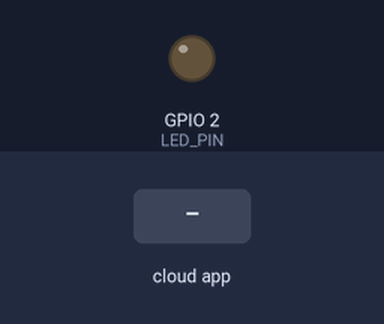
This program was run on a simulated ESP32. Parts: output pins drawn as LEDs (lit = HIGH). The test bench sets the inputs (shaded band). WiFi joins after 1.5 s; servers stay silent unless stated; random numbers use the default seed unless the program sets one; the Firebase database answers and starts empty; what the program prints to the serial monitor is not drawn.

Above: at 2.7 s.
2.8 s: the phone or cloud app sets ledOn to 1
At 8.0 s:
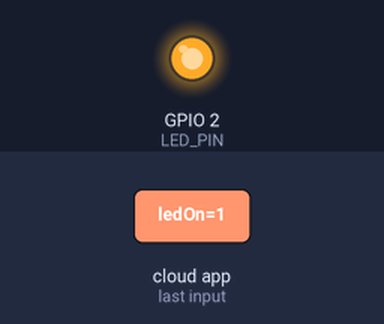
8.3 s: the phone or cloud app sets ledOn to 0
At 12.1 s:
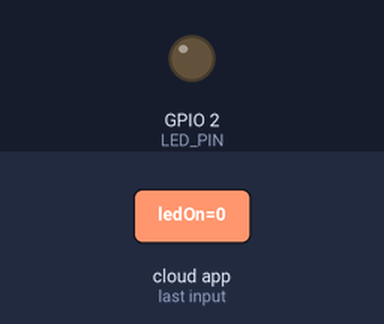
Timing chart, 0 to 13.6 s (numbered marks = the images above; inputs shaded):
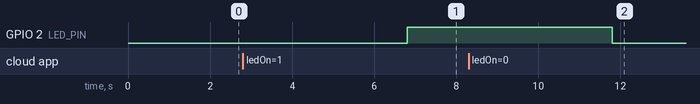

Measured:
- after the input at 2.8 s, GPIO 2 (LED_PIN): LOW → HIGH after 4.0 s
- after the input at 8.3 s, GPIO 2 (LED_PIN): HIGH → LOW after 3.5 s

The program:

main.cpp
```cpp
#include <WiFi.h>
#include <Firebase_ESP_Client.h>
#include "addons/RTDBHelper.h"
#include "addons/TokenHelper.h"

// Insert your network credentials
#define WIFI_SSID "WIFI_SSD"
#define WIFI_PASSWORD "PASSWORD"

// Insert Firebase project API Key and Database URL
#define API_KEY "FIREBASE_RTDB_API_KEY"
#define DATABASE_URL "FIREBASE_RTDB_BASE_URL"

// Define Firebase Data object and authentication/configuration objects
FirebaseData fbdo;
FirebaseAuth auth;
FirebaseConfig config;

int LED_PIN = 2;
unsigned long sendDataPrevMills = 0; // Variable to store the previous time data was sent
int randon_number; // Variable to store the random number
bool led_status = false;
bool signUp = false; // Boolean to track the signup status

// Function to initialize Wi-Fi
void initWifi() {
  WiFi.begin(WIFI_SSID, WIFI_PASSWORD); // Start Wi-Fi connection
  Serial.print("Connecting to Wi-Fi");
  while (WiFi.status() != WL_CONNECTED) {
    Serial.print(".");
    delay(300);
  }
  Serial.println();
  Serial.print("Connected with IP: ");
  Serial.println(WiFi.localIP()); // Print the IP address once connected
  Serial.println();
}

void setup() {
  Serial.begin(9600); // Initialize Serial for debugging
  pinMode(LED_PIN, OUTPUT);

  initWifi(); // Initialize Wi-Fi

  config.api_key = API_KEY; // Set the API key
  config.database_url = DATABASE_URL; // Set the database URL

  // Sign up anonymously
  if (Firebase.signUp(&config, &auth, "", "")) {
    Serial.println("SignUp OK");
    signUp = true; // Set signUp to true if successful
  } else {
    Serial.printf("%s \n", config.signer.signupError.message.c_str());
  }

  config.token_status_callback = tokenStatusCallback; // Set the token status callback function

  Firebase.begin(&config, &auth); // Initialize Firebase with the config and auth
  Firebase.reconnectWiFi(true); // Enable automatic Wi-Fi reconnection
}

void loop() {

  // Check if Firebase is ready, the user has signed up, and 5 seconds have passed since the last data send
  if (Firebase.ready() && signUp && (millis() - sendDataPrevMills > 5000 || sendDataPrevMills == 0)) {
    sendDataPrevMills = millis(); // Update the time when data was last sent


    // -------------------------------- Set the value to the RTDB ------------------------------------

    randon_number = random(0, 1000) / 100.0; // Generate a random float number between 0 and 10
    // Write the data to Firebase Realtime Database at path "testRead"
    if (Firebase.RTDB.setFloat(&fbdo, "testRead", randon_number)) {
      Serial.println();
      Serial.print(randon_number); // Print the data
      Serial.print(" - Saved Successfully to : " + fbdo.dataPath()); // Print the path where data was saved
      Serial.print(" (" + fbdo.dataType() + ") "); // Print the data type
    } else {
      Serial.println("Failed : " + fbdo.errorReason()); // Print the error if data write fails
    }


    // --------------------- Read data from a RTDB to control devices attached to the esp32 -----------------------

    if (Firebase.RTDB.getBool(&fbdo, "/ledOn")) {
      if (fbdo.dataType() == "boolean") {
        led_status = fbdo.boolData();
        // Serial.println("SuccessFull READ from " + fbdo.dataPath() + " : " + led_status);
        if (led_status == 1) {
          digitalWrite(LED_PIN, HIGH);
        } else {
          digitalWrite(LED_PIN, LOW);
        }
      }
    } else {
      Serial.println("FAILED : " + fbdo.errorReason());
    }
  }
}
```
